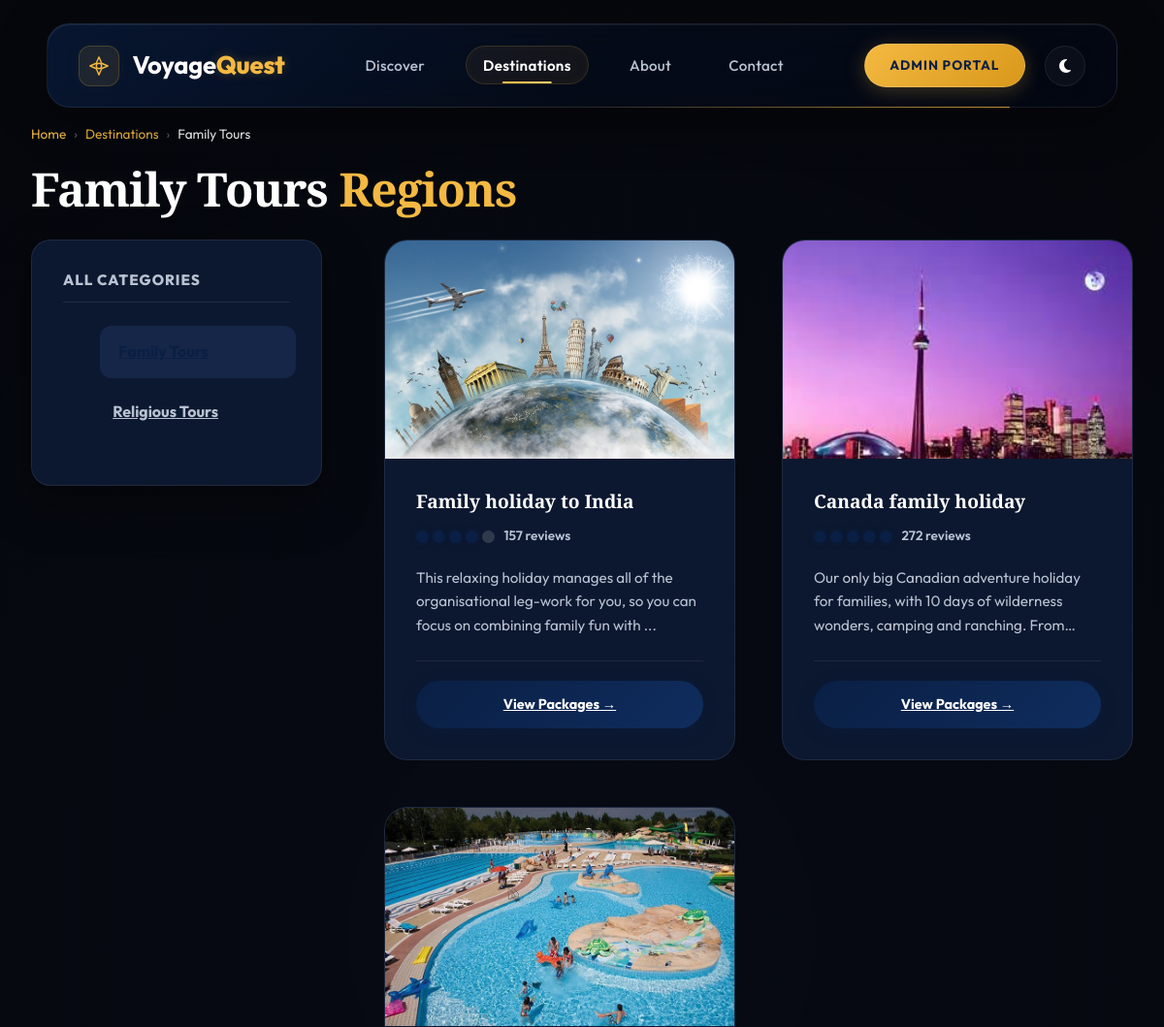
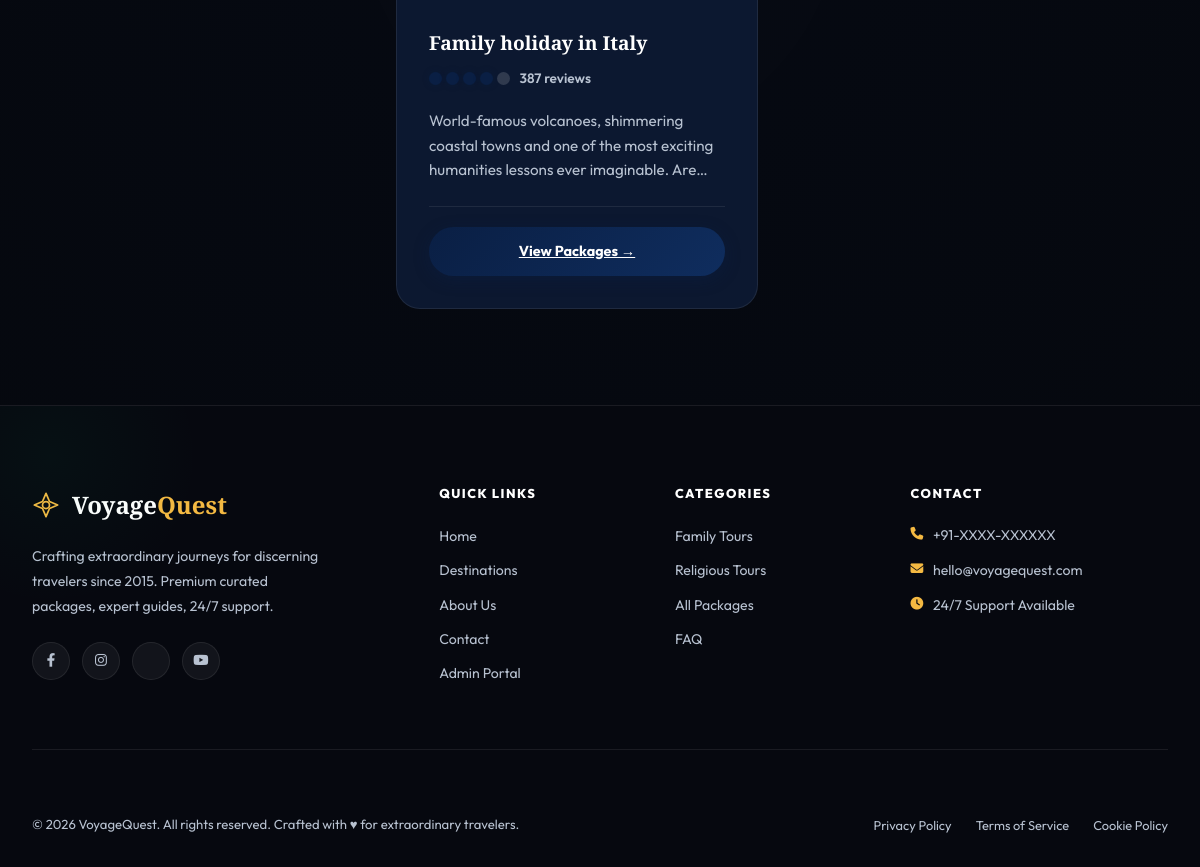
Screenshot of /subcat.php?catid=1 with the database file from the repository (2 pictures, top to bottom).
### tables this page shows
CREATE TABLE IF NOT EXISTS `category` (
  `Cat_id` int(100) NOT NULL AUTO_INCREMENT,
  `Cat_name` varchar(2000) NOT NULL,
  PRIMARY KEY (`Cat_id`)
);

CREATE TABLE IF NOT EXISTS `subcategory` (
  `Subcatid` int(200) NOT NULL AUTO_INCREMENT,
  `Subcatname` varchar(1000) NOT NULL,
  `Catid` int(200) NOT NULL,
  `Pic` varchar(8000) NOT NULL,
  `Detail` varchar(8000) NOT NULL,
  PRIMARY KEY (`Subcatid`)
);

### function.php (called while the page is built, shortened)
<?php
function h($string) {
    return htmlspecialchars($string ?? '', ENT_QUOTES, 'UTF-8');
}
function prepare_query($cn, $sql, $types = '', $params = []) {
    $stmt = mysqli_prepare($cn, $sql);
    if ($types && $params) {
        mysqli_stmt_bind_param($stmt, $types, ...$params);
    }
    mysqli_stmt_execute($stmt);
    return mysqli_stmt_get_result($stmt);
}
?>

### subcat.php (the view, shortened to what this page needs)
<?php
include('function.php');
$catid = isset($_GET["catid"]) ? (int)$_GET["catid"] : 0;
$cat_name = 'Destinations';
if ($catid > 0) {
    $cat_res = prepare_query($cn, "SELECT Cat_name FROM category WHERE Cat_id = ?", "i", [$catid]);
    if ($cat_res && $row = mysqli_fetch_assoc($cat_res)) {
        $cat_name = $row['Cat_name'];
    }
}
$all_cats = mysqli_query($cn, "SELECT Cat_id, Cat_name FROM category ORDER BY Cat_id");
$subcats = [];
if ($catid > 0) {
    $result = prepare_query($cn,
        "SELECT Subcatid, Subcatname, Pic, Detail FROM subcategory WHERE Catid = ? ORDER BY Subcatid",
        "i", [$catid]
    );
    if ($result) {
        while ($row = mysqli_fetch_assoc($result)) {
            $subcats[] = $row;
        }
    }
}
?>
<!DOCTYPE html>
<html lang="en">
<head>
    <link href="https://cdn.jsdelivr.net/npm/bootstrap@5.3.0/dist/css/bootstrap.min.css" rel="stylesheet">
    <link rel="stylesheet" href="css/luxury_travel.css?v=<?php echo filemtime('css/luxury_travel.css'); ?>">
</head>
<body>
<?php include('top.php'); ?>
<main class="ta-container" role="main">
    <nav aria-label="Breadcrumb" style="margin-bottom: 1rem;" data-aos="fade-up">
        <ol style="display:flex;gap:0.5rem;list-style:none;padding:0;margin:0;font-size:0.85rem;color:var(--text-gray);flex-wrap:wrap;">
            <li><a href="index.php" style="color:var(--gold);text-decoration:none;">Home</a></li>
            <li style="opacity:0.5;">›</li>
            <li><a href="category.php" style="color:var(--gold);text-decoration:none;">Destinations</a></li>
            <li style="opacity:0.5;">›</li>
            <li aria-current="page" style="color:var(--text-white);"><?php echo h($cat_name); ?></li>
        </ol>
    </nav>
    <h1 class="ta-section-title" data-aos="fade-up">
        <?php echo h($cat_name); ?> <span>Regions</span>
    </h1>
    <div class="ta-grid-sidebar">
        <aside class="ta-sidebar" data-aos="fade-right" aria-label="Travel categories">
            <h2 class="ta-sidebar-title" style="font-size:0.95rem;">All Categories</h2>
            <ul class="ta-sidebar-menu" role="list">
                <?php while ($cat = mysqli_fetch_assoc($all_cats)): ?>
                <li role="listitem">
                    <a href="subcat.php?catid=<?php echo (int)$cat['Cat_id']; ?>"
                       class="ta-sidebar-link <?php echo ((int)$cat['Cat_id'] === $catid) ? 'active' : ''; ?>"
                       <?php echo ((int)$cat['Cat_id'] === $catid) ? 'aria-current="true"' : ''; ?>>
                        <?php echo h($cat['Cat_name']); ?>
                    </a>
                </li>
                <?php endwhile; ?>
            </ul>
        </aside>
        <div>
            <?php if (empty($subcats)): ?>
            <div class="ta-detail-card" role="status">
                <h3 style="text-align:center;color:var(--text-gray);margin-bottom:1rem;">No regions found in this category.</h3>
                <p style="text-align:center;color:var(--text-gray);">
                    <a href="category.php" class="btn-ta btn-ta-secondary" style="display:inline-block;margin-top:0.5rem;">Browse All Categories</a>
                </p>
            </div>
            <?php else: ?>
            <div class="ta-grid-3">
                <?php foreach ($subcats as $i => $sub):
                    $pseudo_rating  = (($sub['Subcatid'] * 3) % 2 == 0) ? 5 : 4;
                    $pseudo_reviews = number_format(($sub['Subcatid'] * 115) + 42);
                ?>
                <article class="ta-card"
                         data-aos="fade-up"
                         data-aos-delay="<?php echo ($i % 3) * 100; ?>"
                         aria-label="<?php echo h($sub['Subcatname']); ?>">
                    <div class="ta-card-img-wrapper">
                        <img src="Admin/subcatimages/<?php echo h($sub['Pic']); ?>"
                             alt="<?php echo h($sub['Subcatname']); ?>"
                             class="ta-card-img"
                             loading="lazy"
                             onerror="this.src='images/travelimage.jpg'">
                    </div>
                    <div class="ta-card-body">
                        <h2 class="ta-card-title" style="font-size:1.2rem;"><?php echo h($sub['Subcatname']); ?></h2>
                        <div class="rating-container" aria-label="Rating: <?php echo $pseudo_rating; ?> out of 5">
                            <div class="rating-bubbles" aria-hidden="true">
                                <?php for ($j = 1; $j <= 5; $j++): ?>
                                <span class="bubble <?php echo ($j <= $pseudo_rating) ? 'filled' : ''; ?>"></span>
                                <?php endfor; ?>
                            </div>
                            <span class="rating-count"><?php echo $pseudo_reviews; ?> reviews</span>
                        </div>
                        <p class="ta-card-text">
                            <?php echo h(substr($sub['Detail'], 0, 120)) . (strlen($sub['Detail']) > 120 ? '...' : ''); ?>
                        </p>
                        <div class="ta-card-footer">
                            <a href="package.php?subcatid=<?php echo (int)$sub['Subcatid']; ?>"
                               class="btn-ta btn-ta-primary"
                               style="width:100%;"
                               aria-label="View packages in <?php echo h($sub['Subcatname']); ?>">
                                View Packages →
                            </a>
                        </div>
                    </div>
                </article>
                <?php endforeach; ?>
            </div>
            <?php endif; ?>
        </div>
    </div>
</main>
<?php
include('bottom.php');
?>
</body>
</html>

### top.php (shortened to what this page needs)
<?php
$currentPage = basename($_SERVER['PHP_SELF']);
if ($currentPage == 'index.php') {
    $cinematicImage = 'images/classic.jpg';
    $overlayColor   = 'rgba(5, 10, 20, 0.65)';
} elseif ($currentPage == 'category.php') {
    $cinematicImage = 'images/beach2.jpg';
    $overlayColor   = 'rgba(0, 20, 40, 0.68)';
} elseif ($currentPage == 'subcat.php') {
    $catid = isset($_GET['catid']) ? (int)$_GET['catid'] : 0;
} elseif ($currentPage == 'enquiry.php') {
    $cinematicImage = 'images/sl.jpg';
    $overlayColor   = 'rgba(8, 5, 20, 0.72)';
} elseif ($currentPage == 'detail.php' || $currentPage == 'aboutus.php') {
    $cinematicImage = 'images/travelimage.jpg';
    $overlayColor   = 'rgba(8, 8, 16, 0.72)';
}
?>
<header id="mainHeader" role="banner">
    <div class="header-container">
        <a href="index.php" class="logo-container" aria-label="VoyageQuest Home">
            <div class="logo-icon-wrapper">
                <svg class="logo-ta-icon" viewBox="0 0 24 24" fill="none" stroke="currentColor" stroke-width="1.5" stroke-linecap="round" stroke-linejoin="round" xmlns="http://www.w3.org/2000/svg" aria-hidden="true">
                    <polygon points="12 2 15 9 22 12 15 15 12 22 9 15 2 12 9 9" />
                    <circle cx="12" cy="12" r="3" />
                </svg>
            </div>
            <span class="logo-text">Voyage<span class="logo-text-gold">Quest</span></span>
        </a>
        <nav class="nav-menu-wrapper" aria-label="Main navigation">
            <ul class="nav-links">
                <li><a href="index.php" class="nav-item-link <?php echo ($currentPage == 'index.php') ? 'active' : ''; ?>" <?php echo ($currentPage == 'index.php') ? 'aria-current="page"' : ''; ?>>Discover</a></li>
                <li><a href="category.php" class="nav-item-link <?php echo in_array($currentPage, ['category.php','subcat.php','package.php','detail.php','enquiry.php']) ? 'active' : ''; ?>" <?php echo in_array($currentPage, ['category.php','subcat.php','package.php']) ? 'aria-current="page"' : ''; ?>>Destinations</a></li>
                <li><a href="aboutus.php" class="nav-item-link <?php echo ($currentPage == 'aboutus.php') ? 'active' : ''; ?>" <?php echo ($currentPage == 'aboutus.php') ? 'aria-current="page"' : ''; ?>>About</a></li>
                <li><a href="index.php#plan-trip" class="nav-item-link">Contact</a></li>
            </ul>
        </nav>
        <div class="header-actions">
            <a href="Admin/loginform.php" class="btn-ta-login">Admin Portal</a>
            <button id="themeToggleBtn" class="btn-theme-toggle" aria-label="Toggle light/dark theme">
                <i class="fa-solid fa-moon" aria-hidden="true"></i>
            </button>
        </div>
    </div>
</header>
<link href="https://cdn.jsdelivr.net/npm/bootstrap@5.3.0/dist/css/bootstrap.min.css" rel="stylesheet">
<link href="https://cdnjs.cloudflare.com/ajax/libs/aos/2.3.4/aos.css" rel="stylesheet">
<link href="https://cdnjs.cloudflare.com/ajax/libs/font-awesome/6.4.0/css/all.min.css" rel="stylesheet">
<link rel="stylesheet" href="css/luxury_travel.css?v=<?php echo filemtime('css/luxury_travel.css'); ?>">

### bottom.php (shortened to what this page needs)
<footer class="ta-footer" role="contentinfo">
    <div class="footer-inner">
        <div class="footer-top">
            <div class="footer-brand-col">
                <a href="index.php" class="footer-logo-link" aria-label="VoyageQuest home">
                    <span class="footer-brand-name">Voyage<span style="color:var(--gold);">Quest</span></span>
                </a>
                <p class="footer-brand-desc">
                    Crafting extraordinary journeys for discerning travelers since 2015. Premium curated packages, expert guides, 24/7 support.
                </p>
                <div class="footer-social-links" aria-label="Social media links">
                    <a href="#" class="footer-social-btn" aria-label="Facebook"><i class="fa-brands fa-facebook-f" aria-hidden="true"></i></a>
                    <a href="#" class="footer-social-btn" aria-label="Instagram"><i class="fa-brands fa-instagram" aria-hidden="true"></i></a>
                    <a href="#" class="footer-social-btn" aria-label="Twitter/X"><i class="fa-brands fa-x-twitter" aria-hidden="true"></i></a>
                    <a href="#" class="footer-social-btn" aria-label="YouTube"><i class="fa-brands fa-youtube" aria-hidden="true"></i></a>
                </div>
            </div>
            <div class="footer-links-col">
                <h4 class="footer-heading">Quick Links</h4>
                <ul class="footer-link-list">
                    <li><a href="index.php">Home</a></li>
                    <li><a href="category.php">Destinations</a></li>
                    <li><a href="aboutus.php">About Us</a></li>
                    <li><a href="index.php#plan-trip">Contact</a></li>
                    <li><a href="Admin/loginform.php">Admin Portal</a></li>
                </ul>
            </div>
            <div class="footer-links-col">
                <h4 class="footer-heading">Categories</h4>
                <ul class="footer-link-list">
                    <li><a href="subcat.php?catid=1">Family Tours</a></li>
                    <li><a href="subcat.php?catid=2">Religious Tours</a></li>
                    <li><a href="category.php">All Packages</a></li>
                    <li><a href="index.php#faq">FAQ</a></li>
                </ul>
            </div>
            <div class="footer-links-col">
                <h4 class="footer-heading">Contact</h4>
                <ul class="footer-link-list" style="gap: 0.85rem;">
                    <li style="display:flex;align-items:flex-start;gap:0.6rem;">
                        <i class="fa-solid fa-phone" style="color:var(--gold);margin-top:3px;font-size:0.8rem;"></i>
                        <span>+91-XXXX-XXXXXX</span>
                    </li>
                    <li style="display:flex;align-items:flex-start;gap:0.6rem;">
                        <i class="fa-solid fa-envelope" style="color:var(--gold);margin-top:3px;font-size:0.8rem;"></i>
                        <span>hello@voyagequest.com</span>
                    </li>
                    <li style="display:flex;align-items:flex-start;gap:0.6rem;">
                        <i class="fa-solid fa-clock" style="color:var(--gold);margin-top:3px;font-size:0.8rem;"></i>
                        <span>24/7 Support Available</span>
                    </li>
                </ul>
            </div>
        </div>
        <div class="footer-bottom">
            <p style="margin:0;font-size:0.82rem;color:var(--text-gray);">
                &copy; 2026 VoyageQuest. All rights reserved. Crafted with ♥ for extraordinary travelers.
            </p>
            <div style="display:flex;gap:1.5rem;flex-wrap:wrap;">
                <a href="#" style="font-size:0.8rem;color:var(--text-gray);text-decoration:none;transition:color 0.3s;" onmouseover="this.style.color='var(--gold)'" onmouseout="this.style.color='var(--text-gray)'">Privacy Policy</a>
                <a href="#" style="font-size:0.8rem;color:var(--text-gray);text-decoration:none;transition:color 0.3s;" onmouseover="this.style.color='var(--gold)'" onmouseout="this.style.color='var(--text-gray)'">Terms of Service</a>
                <a href="#" style="font-size:0.8rem;color:var(--text-gray);text-decoration:none;transition:color 0.3s;" onmouseover="this.style.color='var(--gold)'" onmouseout="this.style.color='var(--text-gray)'">Cookie Policy</a>
            </div>
        </div>
    </div>
</footer>

### rows the page displays
category: Cat_name "Family Tours"
category: Cat_name "Religious Tours"
subcategory: shows a picture, Subcatname "Family holiday to India", Subcatid "157", Detail "This relaxing holiday manages all of the organisational leg-work for you, so you can focus on combining family fun with"
subcategory: Pic (picture), Subcatname "Canada family holiday", Subcatid "272", Detail "Our only big Canadian adventure holiday for families, with 10 days of wilderness wonders, camping and ranching.…"
subcategory: Pic (picture), Subcatname "Family holiday in Italy", Subcatid "387", Detail "World-famous volcanoes, shimmering coastal towns and one of the most exciting humanities lessons ever imaginable.…"
